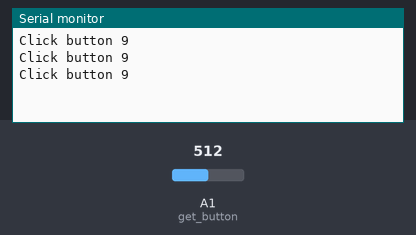
A sketch run on a simulated Arduino Uno, built with avr-gcc and run on an emulated ATmega328P. On the bench: the last lines printed to the serial monitor. Inputs (shaded band) come from the test bench; at power-on: A1 (get_button) = 512.

Above: at 1.3 s.
1.4 s: A1 (get_button) set to 490
At 1.9 s:
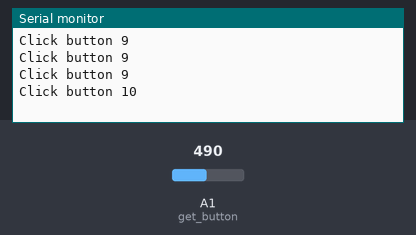
2.9 s: A1 (get_button) set to 360
At 3.4 s:
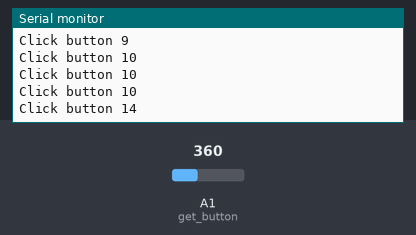
Timing chart, 0 to 5.9 s (numbered marks = the images above; inputs shaded):
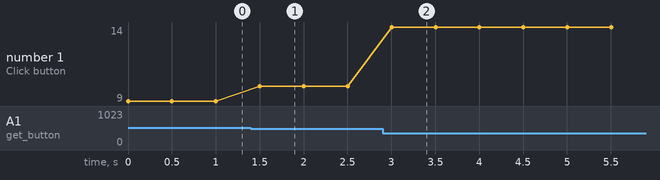

The sketch:

4x4___________.ino
```cpp
void setup() {
 // 시리얼 포트 시작
 Serial.begin(9600);
}
void loop() {
 // 버튼이 눌렸습니까?
 int valueA1=get_button();
 if(valueA1>0) { // 클릭하면
   Serial.print("Click button ");
   Serial.println(valueA1);
   delay(500);
 }
}
// 버튼 클릭 감지 함수
int get_button() {
 // 아날로그 핀 A1에 대한 데이터 수신
 int val=analogRead(A1);
 if(val>1000)
   return 1;
 else if(val>900)
   return 2;
 else if(val>820)
   return 3;
 else if(val>750)
   return 4;
 else if(val>660)
   return 5;
 else if(val>620)
   return 6;
 else if(val>585)
   return 7;
 else if(val>540)
   return 8;
 else if(val>500)
   return 9;
 else if(val>475)
   return 10;
 else if(val>455)
   return 11;
 else if(val>425)
   return 12;
 else if(val>370)
   return 13;
 else if(val>300)
   return 14;
 else if(val>260)
   return 15;
 else if(val>200)
   return 16;
 else
   return 0;
}
```

Measured:
- after the input at 1.4 s, the serial monitor: prints a new line after 0.10 s (image 1)
- after the input at 2.9 s, the serial monitor: prints a new line after 0.10 s (image 2)
- plotted number 1: 9 → 10 after the input at 1.4 s, 10 → 14 after the input at 2.9 s
